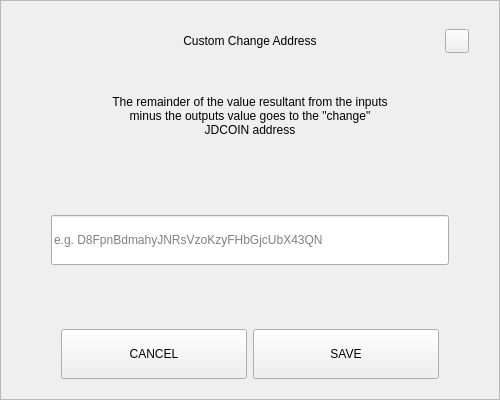
<?xml version="1.0" encoding="UTF-8"?>
<ui version="4.0">
 <class>SendChangeAddressDialog</class>
 <widget class="QDialog" name="SendChangeAddressDialog">
  <property name="geometry">
   <rect>
    <x>0</x>
    <y>0</y>
    <width>500</width>
    <height>400</height>
   </rect>
  </property>
  <property name="windowTitle">
   <string>Dialog</string>
  </property>
  <layout class="QVBoxLayout" name="verticalLayout">
   <property name="spacing">
    <number>0</number>
   </property>
   <property name="leftMargin">
    <number>0</number>
   </property>
   <property name="topMargin">
    <number>0</number>
   </property>
   <property name="rightMargin">
    <number>0</number>
   </property>
   <property name="bottomMargin">
    <number>0</number>
   </property>
   <item>
    <widget class="QFrame" name="frame">
     <property name="styleSheet">
      <string notr="true"/>
     </property>
     <property name="frameShape">
      <enum>QFrame::StyledPanel</enum>
     </property>
     <property name="frameShadow">
      <enum>QFrame::Raised</enum>
     </property>
     <layout class="QVBoxLayout" name="verticalLayout_2" stretch="0,0,0,0,0,0,0">
      <property name="spacing">
       <number>0</number>
      </property>
      <property name="leftMargin">
       <number>30</number>
      </property>
      <property name="topMargin">
       <number>20</number>
      </property>
      <property name="rightMargin">
       <number>30</number>
      </property>
      <property name="bottomMargin">
       <number>20</number>
      </property>
      <item>
       <layout class="QHBoxLayout" name="horizontalLayout_3">
        <property name="spacing">
         <number>0</number>
        </property>
        <item>
         <spacer name="horizontalSpacer_2">
          <property name="orientation">
           <enum>Qt::Horizontal</enum>
          </property>
          <property name="sizeHint" stdset="0">
           <size>
            <width>40</width>
            <height>20</height>
           </size>
          </property>
         </spacer>
        </item>
        <item>
         <widget class="QLabel" name="labelTitle">
          <property name="minimumSize">
           <size>
            <width>0</width>
            <height>40</height>
           </size>
          </property>
          <property name="maximumSize">
           <size>
            <width>16777215</width>
            <height>40</height>
           </size>
          </property>
          <property name="styleSheet">
           <string notr="true">padding-left:24px;</string>
          </property>
          <property name="text">
           <string>Custom Change Address</string>
          </property>
          <property name="alignment">
           <set>Qt::AlignCenter</set>
          </property>
          <property name="margin">
           <number>7</number>
          </property>
         </widget>
        </item>
        <item>
         <spacer name="horizontalSpacer">
          <property name="orientation">
           <enum>Qt::Horizontal</enum>
          </property>
          <property name="sizeHint" stdset="0">
           <size>
            <width>40</width>
            <height>20</height>
           </size>
          </property>
         </spacer>
        </item>
        <item>
         <widget class="QPushButton" name="btnEsc">
          <property name="minimumSize">
           <size>
            <width>24</width>
            <height>24</height>
           </size>
          </property>
          <property name="maximumSize">
           <size>
            <width>24</width>
            <height>24</height>
           </size>
          </property>
          <property name="focusPolicy">
           <enum>Qt::NoFocus</enum>
          </property>
          <property name="text">
           <string/>
          </property>
         </widget>
        </item>
       </layout>
      </item>
      <item>
       <spacer name="verticalSpacer_2">
        <property name="orientation">
         <enum>Qt::Vertical</enum>
        </property>
        <property name="sizeType">
         <enum>QSizePolicy::Fixed</enum>
        </property>
        <property name="sizeHint" stdset="0">
         <size>
          <width>20</width>
          <height>20</height>
         </size>
        </property>
       </spacer>
      </item>
      <item alignment="Qt::AlignHCenter">
       <widget class="QLabel" name="labelMessage">
        <property name="minimumSize">
         <size>
          <width>0</width>
          <height>70</height>
         </size>
        </property>
        <property name="text">
         <string>The remainder of the value resultant from the inputs minus the outputs value goes to the &quot;change&quot; JDCOIN address</string>
        </property>
        <property name="alignment">
         <set>Qt::AlignCenter</set>
        </property>
        <property name="wordWrap">
         <bool>true</bool>
        </property>
       </widget>
      </item>
      <item>
       <spacer name="verticalSpacer_3">
        <property name="orientation">
         <enum>Qt::Vertical</enum>
        </property>
        <property name="sizeHint" stdset="0">
         <size>
          <width>20</width>
          <height>40</height>
         </size>
        </property>
       </spacer>
      </item>
      <item>
       <layout class="QHBoxLayout" name="horizontalLayout_2">
        <property name="spacing">
         <number>0</number>
        </property>
        <property name="leftMargin">
         <number>20</number>
        </property>
        <property name="rightMargin">
         <number>20</number>
        </property>
        <item>
         <widget class="QLineEdit" name="lineEditAddress">
          <property name="minimumSize">
           <size>
            <width>0</width>
            <height>50</height>
           </size>
          </property>
          <property name="placeholderText">
           <string notr="true">e.g. D8FpnBdmahyJNRsVzoKzyFHbGjcUbX43QN</string>
          </property>
         </widget>
        </item>
       </layout>
      </item>
      <item>
       <spacer name="verticalSpacer">
        <property name="orientation">
         <enum>Qt::Vertical</enum>
        </property>
        <property name="sizeHint" stdset="0">
         <size>
          <width>20</width>
          <height>40</height>
         </size>
        </property>
       </spacer>
      </item>
      <item>
       <layout class="QHBoxLayout" name="horizontalLayout" stretch="2,2">
        <property name="spacing">
         <number>6</number>
        </property>
        <property name="leftMargin">
         <number>30</number>
        </property>
        <property name="rightMargin">
         <number>30</number>
        </property>
        <item>
         <widget class="QPushButton" name="btnCancel">
          <property name="minimumSize">
           <size>
            <width>180</width>
            <height>50</height>
           </size>
          </property>
          <property name="focusPolicy">
           <enum>Qt::NoFocus</enum>
          </property>
          <property name="text">
           <string>CANCEL</string>
          </property>
         </widget>
        </item>
        <item>
         <widget class="QPushButton" name="btnSave">
          <property name="minimumSize">
           <size>
            <width>180</width>
            <height>50</height>
           </size>
          </property>
          <property name="focusPolicy">
           <enum>Qt::NoFocus</enum>
          </property>
          <property name="text">
           <string>SAVE</string>
          </property>
         </widget>
        </item>
       </layout>
      </item>
     </layout>
    </widget>
   </item>
  </layout>
 </widget>
 <resources/>
 <connections/>
</ui>
